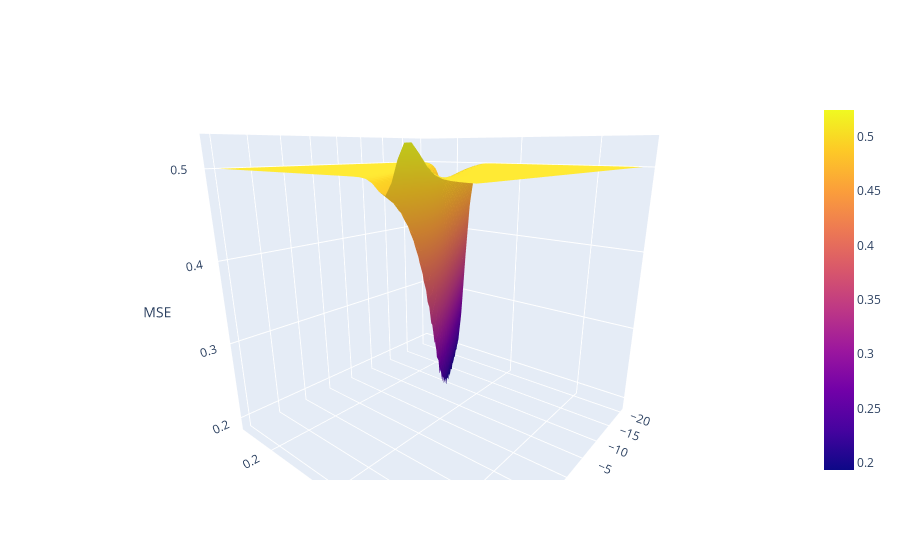

Notebook cell for this chart:
### Markdown cell above
### Plotting MSE

The cell below plots your MSE function. We're providing this plot purely for your edification. Warning: This code can be pretty slow and might take a minute or two to run.

Note that the surface has a huge almost completely flat region. This means this loss function is very difficult to optimize.

### Code cell
import plotly.graph_objects as go

num_points = 50 # increase for better resolution, but it will run more slowly. 

if (num_points <= 100):

    uvalues = np.linspace(-0.3, 0.3, num_points)
    vvalues = np.linspace(-20, 20, num_points)
    (u,v) = np.meshgrid(uvalues, vvalues)
    thetas = np.vstack((u.flatten(),v.flatten()))

    MSE = np.array([mse_for_model_on_NBA_data(t) for t in thetas.T])

    loss_surface = go.Surface(x=u, y=v, z=np.reshape(MSE, u.shape))

    fig = go.Figure(data=[loss_surface])
    fig.update_layout(scene = dict(
        xaxis_title = "theta0",
        yaxis_title = "theta1",
        zaxis_title = "MSE"))
    fig.show()
else:
    print("Picking num points > 100 can be really slow. If you really want to try, edit the code above so that this if statement doesn't trigger.")

### Figure 1 — Plotly figure (JSON) as saved in the notebook; plotly's stock layout.template omitted (floating-point values rounded to 4 significant figures; data arrays with more than 128 entries replaced by an {"elided": "..."} marker saying what was removed)
{"data": [{"type": "surface", "x": {"elided": "50x50 float values"}, "y": {"elided": "50x50 float values"}, "z": {"elided": "50x50 float values"}}], "layout": {"autosize": true, "scene": {"aspectmode": "auto", "aspectratio": {"x": 1, "y": 1, "z": 1}, "camera": {"center": {"x": 0, "y": 0, "z": 0}, "eye": {"x": -0.9442, "y": 1.147, "z": 0.4608}, "projection": {"type": "perspective"}, "up": {"x": 0.0002971, "y": 0.0003723, "z": 1.0}}, "xaxis": {"title": {"text": "theta0"}, "type": "linear"}, "yaxis": {"title": {"text": "theta1"}, "type": "linear"}, "zaxis": {"title": {"text": "MSE"}, "type": "linear"}}}}
